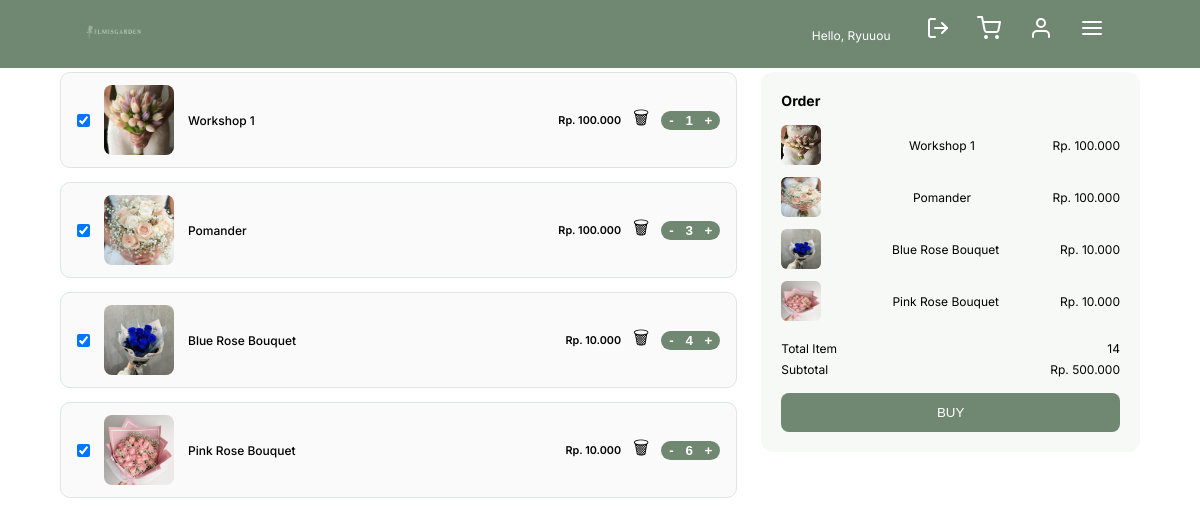
/cart.php (signed in), run on an earlier commit of the app's database.
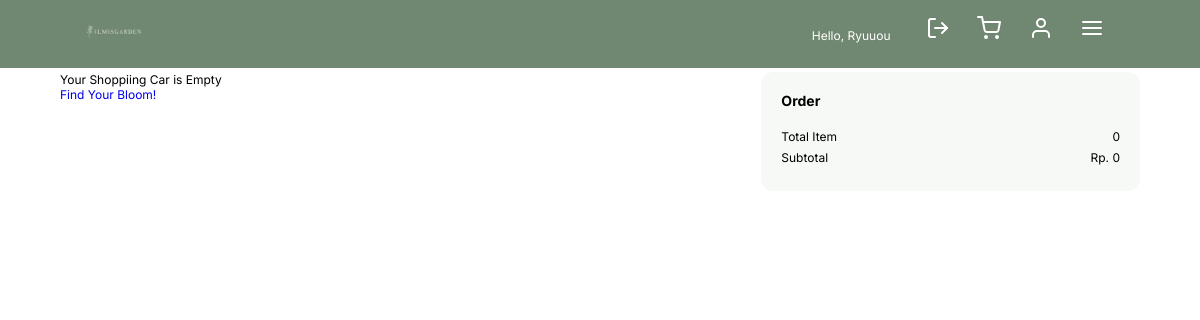
And on a later commit of the database.
### tables this page shows
CREATE TABLE IF NOT EXISTS `cart` (
  `id_cart` int(11) NOT NULL AUTO_INCREMENT,
  `user_id` varchar(10) NOT NULL,
  `product_id` int(11) NOT NULL,
  `qty` int(11) NOT NULL DEFAULT 1,
  `created_at` timestamp NOT NULL DEFAULT current_timestamp(),
  `updated_at` timestamp NOT NULL DEFAULT current_timestamp() ON UPDATE current_timestamp(),
  PRIMARY KEY (`id_cart`),
  UNIQUE KEY `unique_cart` (`user_id`,`product_id`),
  KEY `fk_cart_product` (`product_id`),
  CONSTRAINT `fk_cart_product` FOREIGN KEY (`product_id`) REFERENCES `products` (`id`) ON DELETE CASCADE,
  CONSTRAINT `fk_cart_user` FOREIGN KEY (`user_id`) REFERENCES `users` (`id_user`) ON DELETE CASCADE
);

CREATE TABLE IF NOT EXISTS `products` (
  `id` int(11) NOT NULL AUTO_INCREMENT,
  `name` varchar(255) NOT NULL,
  `price` int(11) NOT NULL,
  `image` varchar(255) NOT NULL,
  `description` text NOT NULL,
  `type` varchar(10) NOT NULL,
  PRIMARY KEY (`id`)
);

### cart.php (the view, shortened to what this page needs)
<?php
require 'conn/db.php';
$user_id = $_SESSION['id_user'];
$stmt = $pdo->prepare("SELECT c.id_cart AS cart_id, c.qty, p.id AS product_id, p.name, p.price, p.image
                       FROM cart c
                       JOIN products p ON c.product_id = p.id
                       WHERE c.user_id=?");
$stmt->execute([$user_id]);
$cart = $stmt->fetchAll();
$totalItem = 0;
$subtotal  = 0;
foreach ($cart as $c) {
    $totalItem += $c['qty'];
    $subtotal  += $c['price'] * $c['qty'];
}
$message = "Halo, saya ingin membeli produk berikut:\n";
foreach ($cart as $c) {
    $message .= "- " . $c['name'] . " (x" . $c['qty'] . ") : Rp. " . number_format($c['price'] * $c['qty'], 0, ',', '.') . "\n";
}
$message .= "\nTotal Item: $totalItem\n";
$message .= "Subtotal: Rp. " . number_format($subtotal, 0, ',', '.');
$waText = urlencode($message);
$buyLink = "cart.php?buy=1&msg=" . $waText;
?>
<!DOCTYPE html>
<html lang="id">
<head>
    <link
      rel="stylesheet"
      href="https://cdnjs.cloudflare.com/ajax/libs/font-awesome/6.5.0/css/all.min.css"
    />
    <link rel="stylesheet" href="css/navbar.css" />
  <link rel="stylesheet" href="css/cart.css" />
</head>
<body >
    <nav class="navbar">
      <a href="index.php" class="navbar-logo"><img src="img/F4F6F4-full.png" alt="Logo" /></a>
      <div class="navbar-extra">
      <?php if (isset($_SESSION['id_user'])): ?>
        <span style="margin-right:20px;">
          Hello, <?php echo htmlspecialchars($_SESSION['username'] ?? 'User'); ?>
        </span>
        <a href="logout.php"><i data-feather="log-out"></i></a>
      <?php else: ?>
        <a href="signin.php"><i data-feather="log-in"></i></a>
      <?php endif; ?>
        <a href="cart.php" id="shopping-cart"><i data-feather="shopping-cart"></i></a>
        <a href="profile.php" id="user"><i data-feather="user"></i></a>
        <i id="menu" data-feather="menu"></i>
      </div>
    </nav>
<div class="cart-container">
  <div class="cart-list">
    <?php if (empty($cart)): ?>
      <p>Your Shoppiing Car is Empty<br>
 <a href="shop.php">Find Your Bloom!</a></p>
    <?php else: ?>
      <?php foreach ($cart as $c): ?>
        <div class="cart-item">
          <div class="cart-left">
            <input type="checkbox" checked>
            <img src="<?= htmlspecialchars($c['image']) ?>" alt="<?= htmlspecialchars($c['name']) ?>">
            <span class="cart-name"><?= htmlspecialchars($c['name']) ?></span>
          </div>
          <div class="cart-right">
            <span class="cart-price">Rp. <?= number_format($c['price'], 0, ',', '.') ?></span>
            <form method="post" action="remove_cart.php" style="display:inline;">
              <button class="delete-btn">🗑</button>
            </form>
            <div class="qty-control">
              <form method="post" action="update_cart.php">
                <button name="action" value="minus">-</button>
                <input type="text" value="<?= $c['qty'] ?>" readonly>
                <button name="action" value="plus">+</button>
              </form>
            </div>
          </div>
        </div>
      <?php endforeach; ?>
    <?php endif; ?>
  </div>
  <div class="order-summary">
    <h3>Order</h3>
    <?php foreach ($cart as $c): ?>
      <div class="summary-item">
        <img src="<?= htmlspecialchars($c['image']) ?>" alt="<?= htmlspecialchars($c['name']) ?>">
        <span><?= htmlspecialchars($c['name']) ?></span>
        <span>Rp. <?= number_format($c['price'], 0, ',', '.') ?></span>
      </div>
    <?php endforeach; ?>
    <div class="summary-footer">
      <div class="row">
        <span>Total Item</span><span><?= $totalItem ?></span>
      </div>
      <div class="row">
        <span>Subtotal</span><span>Rp. <?= number_format($subtotal, 0, ',', '.') ?></span>
      </div>
      <?php if (!empty($cart)): ?>
        <a href="<?= $buyLink ?>" X"><button class="checkout-btn">BUY</button></a>
      <?php endif; ?>
    </div>
  </div>
</div>
</body>
</html>

What changed in the data, as far as the page shows it:
removed cart: product.image (picture), product.name "Workshop 1", product.price "100.000", qty "1"
removed cart: product.image (picture), product.name "Pomander", product.price "100.000", qty "3"
removed cart: product.image (picture), product.name "Blue Rose Bouquet", product.price "10.000", qty "4"
removed cart: product.image (picture), product.name "Pink Rose Bouquet", product.price "10.000", qty "6"
Also different on the page:
$totalItem: "14" → "0"
$subtotal: "500.000" → "0"
text no longer shown: "BUY"
text now shown: "Your Shoppiing Car is Empty Find Your Bloom!"
